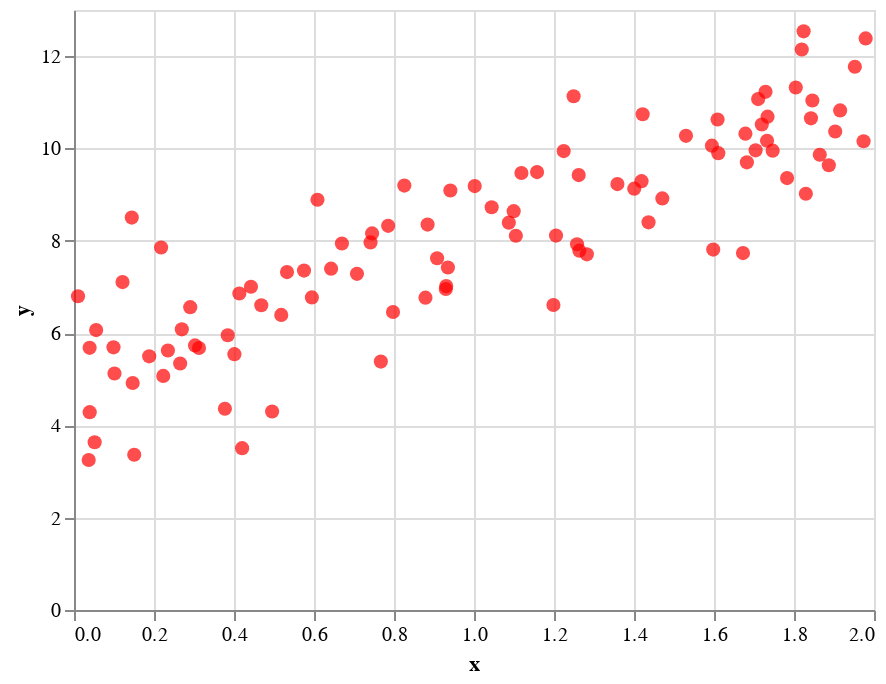

The notebook cell this image was saved under:
### Markdown cell above
The chart below shows the generated dataset.

### Code cell
#export
origin_chart = make_point_plot(X,y)

#show the chart
origin_chart

### Figure 1 — Vega-Lite specification as saved in the notebook (floating-point values rounded to 4 significant figures)
{"config": {"view": {"continuousWidth": 400, "continuousHeight": 300}}, "data": {"name": "data-62290cb2b2368d21c18ea9d051a8e122"}, "mark": {"type": "point", "color": "red", "filled": true, "size": 50}, "encoding": {"x": {"type": "quantitative", "field": "x"}, "y": {"type": "quantitative", "field": "y"}}, "$schema": "https://vega.github.io/schema/vega-lite/v4.0.2.json", "datasets": {"data-62290cb2b2368d21c18ea9d051a8e122": [{"x": 1.359, "y": 9.229}, {"x": 1.903, "y": 10.37}, {"x": 1.087, "y": 8.393}, {"x": 0.5181, "y": 6.393}, {"x": 0.2232, "y": 5.072}, {"x": 1.258, "y": 7.926}, {"x": 0.6427, "y": 7.396}, {"x": 1.734, "y": 10.69}, {"x": 1.53, "y": 10.27}, {"x": 0.03677, "y": 3.249}, {"x": 0.03909, "y": 5.68}, {"x": 1.282, "y": 7.706}, {"x": 0.9305, "y": 7.018}, {"x": 0.1467, "y": 4.919}, {"x": 0.5325, "y": 7.322}, {"x": 1.679, "y": 10.32}, {"x": 1.611, "y": 9.897}, {"x": 0.09872, "y": 5.692}, {"x": 0.03926, "y": 4.286}, {"x": 0.4134, "y": 6.858}, {"x": 1.747, "y": 9.953}, {"x": 1.598, "y": 7.809}, {"x": 1.249, "y": 11.13}, {"x": 1.974, "y": 10.16}, {"x": 1.819, "y": 12.15}, {"x": 1.401, "y": 9.129}, {"x": 0.1506, "y": 3.364}, {"x": 1.609, "y": 10.63}, {"x": 0.1012, "y": 5.125}, {"x": 1.262, "y": 9.424}, {"x": 1.422, "y": 10.74}, {"x": 0.7074, "y": 7.283}, {"x": 1.158, "y": 9.488}, {"x": 0.7854, "y": 8.323}, {"x": 0.05163, "y": 3.635}, {"x": 0.8787, "y": 6.767}, {"x": 1.729, "y": 11.23}, {"x": 1.205, "y": 8.113}, {"x": 1.436, "y": 8.399}, {"x": 0.4424, "y": 7.005}, {"x": 0.7671, "y": 5.383}, {"x": 1.044, "y": 8.726}, {"x": 1.199, "y": 6.607}, {"x": 1.783, "y": 9.358}, {"x": 0.6697, "y": 7.941}, {"x": 1.595, "y": 10.06}, {"x": 0.1444, "y": 8.503}, {"x": 1.846, "y": 11.04}, {"x": 1.002, "y": 9.185}, {"x": 1.224, "y": 9.943}, {"x": 0.5947, "y": 6.773}, {"x": 0.9409, "y": 9.09}, {"x": 1.864, "y": 9.863}, {"x": 0.188, "y": 5.496}, {"x": 1.979, "y": 12.38}, {"x": 1.263, "y": 7.786}, {"x": 0.7452, "y": 8.159}, {"x": 1.704, "y": 9.959}, {"x": 0.1213, "y": 7.104}, {"x": 1.672, "y": 7.733}, {"x": 1.824, "y": 12.54}, {"x": 1.72, "y": 10.52}, {"x": 1.099, "y": 8.642}, {"x": 0.4953, "y": 4.301}, {"x": 0.01002, "y": 6.798}, {"x": 1.915, "y": 10.82}, {"x": 1.733, "y": 10.17}, {"x": 1.842, "y": 10.65}, {"x": 0.2348, "y": 5.622}, {"x": 1.105, "y": 8.11}, {"x": 0.575, "y": 7.354}, {"x": 0.2654, "y": 5.34}, {"x": 1.119, "y": 9.468}, {"x": 0.2178, "y": 7.853}, {"x": 0.9296, "y": 6.956}, {"x": 1.804, "y": 11.32}, {"x": 0.3773, "y": 4.36}, {"x": 0.7413, "y": 7.964}, {"x": 1.471, "y": 8.918}, {"x": 0.3025, "y": 5.733}, {"x": 0.884, "y": 8.351}, {"x": 0.05537, "y": 6.064}, {"x": 0.3125, "y": 5.677}, {"x": 1.952, "y": 11.77}, {"x": 0.2906, "y": 6.561}, {"x": 0.9077, "y": 7.622}, {"x": 1.71, "y": 11.07}, {"x": 0.9348, "y": 7.421}, {"x": 0.6087, "y": 8.889}, {"x": 1.887, "y": 9.636}, {"x": 1.682, "y": 9.7}, {"x": 0.401, "y": 5.543}, {"x": 1.419, "y": 9.292}, {"x": 0.4203, "y": 3.507}, {"x": 0.7975, "y": 6.456}, {"x": 0.2696, "y": 6.082}, {"x": 0.3844, "y": 5.952}, {"x": 1.83, "y": 9.018}, {"x": 0.8258, "y": 9.196}, {"x": 0.4682, "y": 6.602}]}}
